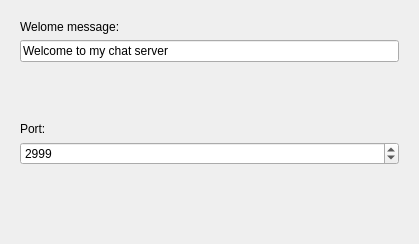
<?xml version="1.0" encoding="UTF-8"?>
<ui version="4.0">
 <class>Dialog</class>
 <widget class="QDialog" name="Dialog">
  <property name="geometry">
   <rect>
    <x>0</x>
    <y>0</y>
    <width>419</width>
    <height>244</height>
   </rect>
  </property>
  <property name="windowTitle">
   <string>Dialog</string>
  </property>
  <layout class="QVBoxLayout" name="verticalLayout">
   <item>
    <widget class="QStackedWidget" name="stackedWidget">
     <property name="currentIndex">
      <number>0</number>
     </property>
     <widget class="QWidget" name="page">
      <layout class="QVBoxLayout" name="verticalLayout_2">
       <item>
        <widget class="QLabel" name="label">
         <property name="text">
          <string>Welome message:</string>
         </property>
        </widget>
       </item>
       <item>
        <widget class="QLineEdit" name="txtMessage">
         <property name="text">
          <string>Welcome to my chat server</string>
         </property>
        </widget>
       </item>
       <item>
        <spacer name="verticalSpacer">
         <property name="orientation">
          <enum>Qt::Vertical</enum>
         </property>
         <property name="sizeHint" stdset="0">
          <size>
           <width>20</width>
           <height>40</height>
          </size>
         </property>
        </spacer>
       </item>
       <item>
        <widget class="QLabel" name="label_2">
         <property name="text">
          <string>Port:</string>
         </property>
        </widget>
       </item>
       <item>
        <widget class="QSpinBox" name="sbPort">
         <property name="maximum">
          <number>64000</number>
         </property>
         <property name="value">
          <number>2999</number>
         </property>
        </widget>
       </item>
       <item>
        <spacer name="verticalSpacer_2">
         <property name="orientation">
          <enum>Qt::Vertical</enum>
         </property>
         <property name="sizeHint" stdset="0">
          <size>
           <width>20</width>
           <height>40</height>
          </size>
         </property>
        </spacer>
       </item>
       <item>
        <widget class="QDialogButtonBox" name="buttonBox">
         <property name="standardButtons">
          <set>QDialogButtonBox::NoButton</set>
         </property>
        </widget>
       </item>
      </layout>
     </widget>
     <widget class="QWidget" name="page_2">
      <layout class="QVBoxLayout" name="verticalLayout_3">
       <item>
        <layout class="QHBoxLayout" name="horizontalLayout">
         <item>
          <widget class="QPushButton" name="btnStart">
           <property name="text">
            <string>Start</string>
           </property>
          </widget>
         </item>
         <item>
          <widget class="QPushButton" name="btnStop">
           <property name="text">
            <string>Stop</string>
           </property>
          </widget>
         </item>
        </layout>
       </item>
       <item>
        <widget class="QLabel" name="lblStatus">
         <property name="text">
          <string>Closed</string>
         </property>
        </widget>
       </item>
      </layout>
     </widget>
    </widget>
   </item>
  </layout>
 </widget>
 <resources/>
 <connections/>
</ui>
